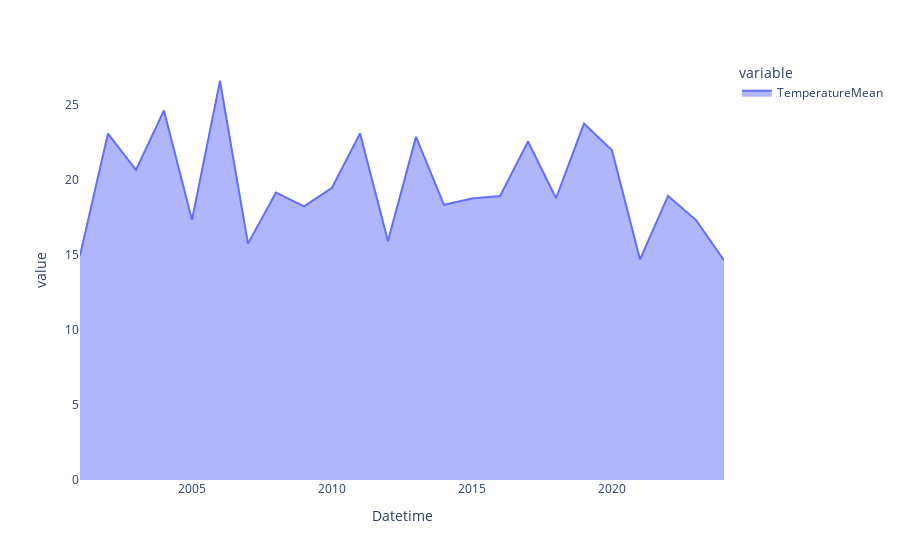

Notebook code for this chart:
### Code cell
def areachart(dataset,variable,startDate,endDate,period):


    dataset["Datetime"] = pd.to_datetime(dataset["Datetime"])
    daterange = pd.date_range(startDate, endDate, freq=period)

    filtered_dataset = dataset[dataset["Datetime"].isin(daterange)]

    fig = px.area(filtered_dataset,x = "Datetime",y = variable)
    fig.update_layout(plot_bgcolor='white')

    fig.show()
    # fig = px.area(df, x="year", y="pop", color="continent", line_group="country")


startDate = pd.Timestamp("2000-01-01", tz='UTC')
endDate = pd.Timestamp("2024-07-31", tz='UTC')
variable = ["TemperatureMean"]
period = "Y"
print(areachart(dataset,variable,startDate,endDate,period))

### Figure 1 — Plotly figure (JSON) as saved in the notebook; plotly's stock layout.template omitted (floating-point values rounded to 4 significant figures)
{"data": [{"fillpattern": {"shape": ""}, "hovertemplate": "variable=TemperatureMean<br>Datetime=%{x}<br>value=%{y}<extra></extra>", "legendgroup": "TemperatureMean", "line": {"color": "#636efa"}, "marker": {"symbol": "circle"}, "mode": "lines", "name": "TemperatureMean", "orientation": "v", "showlegend": true, "stackgroup": "1", "type": "scatter", "x": ["2000-12-31T00:00:00+00:00", "2001-12-31T00:00:00+00:00", "2002-12-31T00:00:00+00:00", "2003-12-31T00:00:00+00:00", "2004-12-31T00:00:00+00:00", "2005-12-31T00:00:00+00:00", "2006-12-31T00:00:00+00:00", "2007-12-31T00:00:00+00:00", "2008-12-31T00:00:00+00:00", "2009-12-31T00:00:00+00:00", "2010-12-31T00:00:00+00:00", "2011-12-31T00:00:00+00:00", "2012-12-31T00:00:00+00:00", "2013-12-31T00:00:00+00:00", "2014-12-31T00:00:00+00:00", "2015-12-31T00:00:00+00:00", "2016-12-31T00:00:00+00:00", "2017-12-31T00:00:00+00:00", "2018-12-31T00:00:00+00:00", "2019-12-31T00:00:00+00:00", "2020-12-31T00:00:00+00:00", "2021-12-31T00:00:00+00:00", "2022-12-31T00:00:00+00:00", "2023-12-31T00:00:00+00:00"], "xaxis": "x", "y": [14.96, 23.08, 20.66, 24.62, 17.33, 26.59, 15.75, 19.15, 18.24, 19.47, 23.1, 15.93, 22.86, 18.34, 18.75, 18.92, 22.55, 18.77, 23.75, 21.96, 14.7, 18.93, 17.32, 14.65], "yaxis": "y"}], "layout": {"legend": {"title": {"text": "variable"}, "tracegroupgap": 0}, "margin": {"t": 60}, "plot_bgcolor": "white", "xaxis": {"anchor": "y", "domain": [0, 1], "title": {"text": "Datetime"}}, "yaxis": {"anchor": "x", "domain": [0, 1], "title": {"text": "value"}}}}
